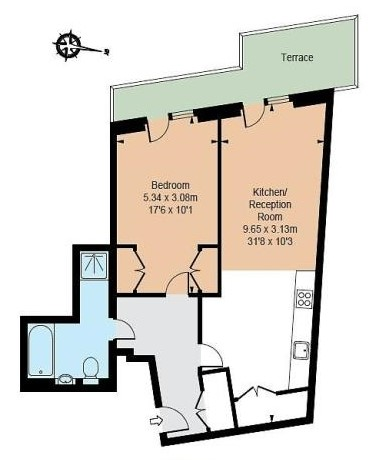
#> input picture predict/3.jpg, 377 x 460 px
$ python wall_vector.py
#> lines starting #> are read from the running program, lines starting #| are printed output that depends on the picture; after the words box and inside, x2 and y2 are one past the last pixel; in counts of white or black regions, pixels touching at a corner belong together
import cv2
import numpy as np
from pylsd.lsd import lsd
import math

# load img data
path_read='./predict/'
# path_write='../do/'
img_name= '3.jpg' #  '1_img.png'
img=cv2.imread(path_read+img_name)
#> img is the input picture: shape (460, 377, 3); mean B, G, R 210.4, 217.2, 221.5
img_pre=cv2.imread(path_read+'3_pre_unet.png') # 1_pre
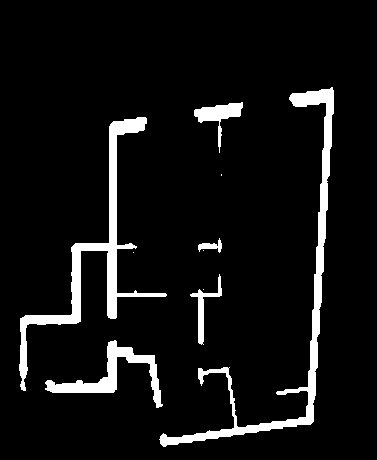
#> input picture predict/3_pre_unet.png, 377 x 460 px
#> img_pre is the input picture: shape (460, 377, 3); 7.1% white; 10 white regions (4 under 20 px), largest, box (x1, y1, x2, y2) and area: (159, 87, 334, 447) 4754, (19, 117, 167, 391) 4246, (45, 340, 163, 408) 1860, (194, 102, 243, 153) 736, (190, 274, 222, 345) 472, (198, 238, 222, 253) 156


# process img
img_gray=cv2.cvtColor(img,cv2.COLOR_BGR2GRAY)
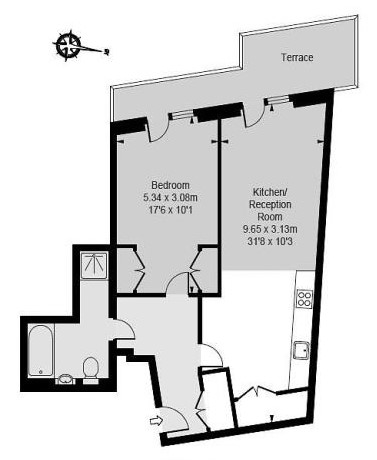
#> img_gray: shape (460, 377); min 0, max 255, mean 217.7

# Fast LSD
lsd_dec=cv2.ximgproc.createFastLineDetector()
lines_fastLSD=lsd_dec.detect(img_gray)
#> lines_fastLSD = 197 rows, first 6: [327, 18.24, 352.1, 14.36], [358, 15, 358, 88], [353, 84, 353, 18], [352, 20.14, 339, 17.86], [243, 31.18, 319.1, 19.5], [320.1, 18.61, 338.9, 22.29]
